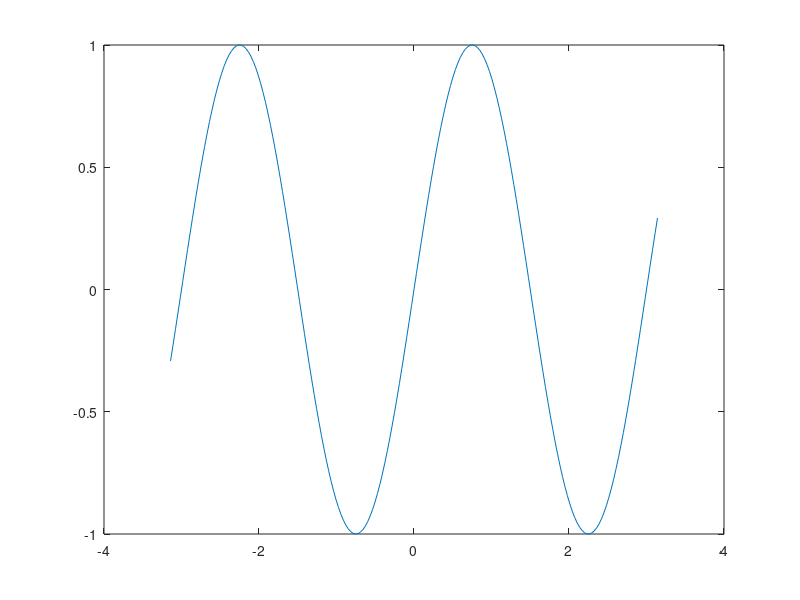

The MATLAB source for this figure:
%% a) Sequência crescente de numeros pares com
%     inı́cio em 4 e a terminar em 100.
n_a= 4:2:100;

%% b) Sequencia descrescente de numeros com inicio
%     em 5 e a terinar em -5.
n_b= 5:-1:-5;

%% c) Sequencia numerica com 100 elementos
%     pertencentes ao intervalo [0 ... 1].
n_c= 0:(1-0)/(100-1):1;

%% d) Matriz aleatória usando o comando ≫ B= rand(20,30) (20 linhas e 30
%     colunas). Construa um comando que permita extrair para uma matriz C
%     uma sub-matriz de B constituı́da pelas linhas de 10 a 15 e as colunas
%     de 9 a 12.
B_d= rand(20,30);
C_d= B_d(10:15,9:12);

%% e) Gere uma sequência, x, a começar em −π e a acabar em π com um passo
%     de π/15.
x_e= -pi:pi/15:pi;

%% f) Corra o comando >> plot(x, sen(2*pi/3*x). A que corresponde o gráfico
%     obtido?
x_f= -pi:pi/100:pi;
plot(x_f, sin(2*pi/3*x_f));